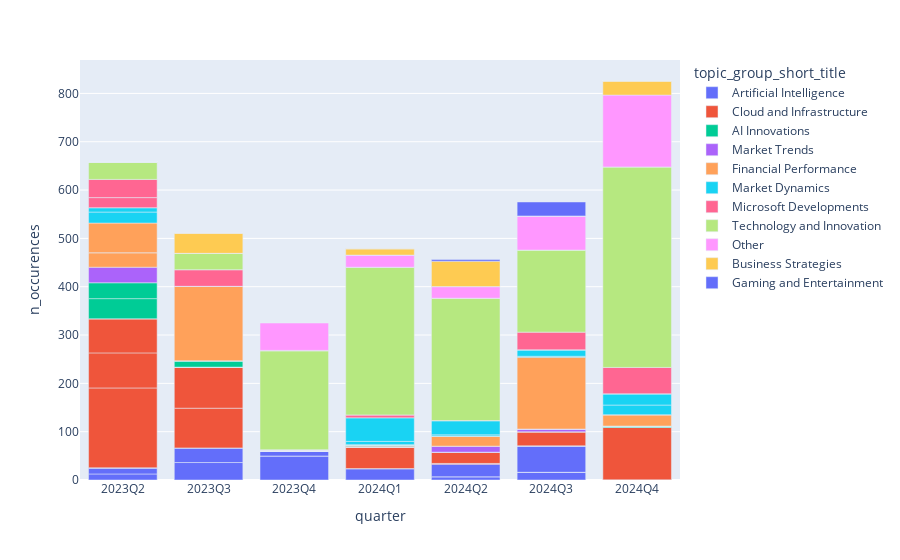

Notebook code for this chart:
### Markdown cell above
# Section 3: Corpus Level Analysis

Instead of analyzing a topic across quarters, what if we could analyze quarters across topics. Specifically, let's answer the question: What was noteworthy about each quarter. This will provide us a much richer visualization as a jumping off point for as many topic specific analyses we could want.

### Code cell
ticker = "GOOG"
quarters = pd.DataFrame(index.queryMeta(f"SELECT distinct(quarter) from doc_meta WHERE ticker='{ticker}'")).quarter
        

## This query compares one of google's quarters to all other quarters to pull out what made it distinct
## An alternative approach could be comparing the quarter only to those that came before it
## The api provides the ability to compare any 1 group to any other group and provides 
## The same high level structured overview
dfs = []
for q in quarters:
    tmp = pd.DataFrame(index.topicDiff(
        q1=f"ticker='{ticker}' AND quarter='{q}'", 
        q2=f"ticker='{ticker}' AND quarter!='{q}'",
        cutoff=1.0,
        limit=100
    )["topics"])
    tmp["quarter"] = q
    dfs.append(tmp)
topic_df = pd.concat(dfs).sort_values("quarter")
counts_df = pd.concat([ topicOverTime(t, ticker) for t in df.topic_id.unique() ])

df = pd.merge(counts_df, topic_df.drop_duplicates(subset="short_title").drop(columns="quarter"), on="topic_id")
px.bar(df, x="quarter", y="n_occurences", color="topic_group_short_title", hover_data=["short_title", "topic_id"])

### Figure 1 — Plotly figure (JSON) as saved in the notebook; plotly's stock layout.template omitted (floating-point values rounded to 4 significant figures)
{"data": [{"alignmentgroup": "True", "customdata": [["AI Interaction and Engagement", 32], ["AI Interaction and Engagement", 32], ["AI Interaction and Engagement", 32], ["AI Interaction and Engagement", 32], ["AI Interaction and Engagement", 32], ["AI Interaction and Engagement", 32], ["AI Interaction and Engagement", 32], ["Generative AI for Ads", 173], ["Generative AI for Ads", 173], ["Generative AI for Ads", 173], ["Generative AI for Ads", 173], ["Generative AI for Ads", 173], ["Generative AI for Ads", 173], ["Generative AI for Ads", 173], ["AI Programming Features", 111], ["AI Programming Features", 111], ["AI Programming Features", 111], ["AI Programming Features", 111], ["AI Programming Features", 111], ["AI Programming Features", 111], ["AI Programming Features", 111], ["AI Investment Strategy", 73], ["AI Investment Strategy", 73], ["AI Investment Strategy", 73], ["AI Investment Strategy", 73], ["AI Investment Strategy", 73], ["AI Investment Strategy", 73], ["AI Investment Strategy", 73]], "hovertemplate": "topic_group_short_title=Artificial Intelligence<br>quarter=%{x}<br>n_occurences=%{y}<br>short_title=%{customdata[0]}<br>topic_id=%{customdata[1]}<extra></extra>", "legendgroup": "Artificial Intelligence", "marker": {"color": "#636efa", "pattern": {"shape": ""}}, "name": "Artificial Intelligence", "offsetgroup": "Artificial Intelligence", "orientation": "v", "showlegend": true, "textposition": "auto", "type": "bar", "x": ["2023Q2", "2023Q3", "2023Q4", "2024Q1", "2024Q2", "2024Q3", "2024Q4", "2023Q2", "2023Q3", "2023Q4", "2024Q1", "2024Q2", "2024Q3", "2024Q4", "2023Q2", "2023Q3", "2023Q4", "2024Q1", "2024Q2", "2024Q3", "2024Q4", "2023Q2", "2023Q3", "2023Q4", "2024Q1", "2024Q2", "2024Q3", "2024Q4"], "xaxis": "x", "y": [0.02, 0.01333, 49.73, 0, 0.02, 15.97, 0.26, 12.48, 36.14, 0, 23.45, 6.693, 0, 0, 11.47, 29.8, 10.04, 0.03333, 0, 0, 0.006667, 1.34, 0.4133, 0, 0.05333, 26.02, 54.6, 0.006667], "yaxis": "y"}, {"alignmentgroup": "True", "customdata": [["Cloud Investment Strategy", 21], ["Cloud Investment Strategy", 21], ["Cloud Investment Strategy", 21], ["Cloud Investment Strategy", 21], ["Cloud Investment Strategy", 21], ["Cloud Investment Strategy", 21], ["Cloud Investment Strategy", 21], ["CapEx and Data Center Investments", 145], ["CapEx and Data Center Investments", 145], ["CapEx and Data Center Investments", 145], ["CapEx and Data Center Investments", 145], ["CapEx and Data Center Investments", 145], ["CapEx and Data Center Investments", 145], ["CapEx and Data Center Investments", 145], ["Public Cloud Profitability", 18], ["Public Cloud Profitability", 18], ["Public Cloud Profitability", 18], ["Public Cloud Profitability", 18], ["Public Cloud Profitability", 18], ["Public Cloud Profitability", 18], ["Public Cloud Profitability", 18], ["Microsoft Cloud Migration", 62], ["Microsoft Cloud Migration", 62], ["Microsoft Cloud Migration", 62], ["Microsoft Cloud Migration", 62], ["Microsoft Cloud Migration", 62], ["Microsoft Cloud Migration", 62], ["Microsoft Cloud Migration", 62]], "hovertemplate": "topic_group_short_title=Cloud and Infrastructure<br>quarter=%{x}<br>n_occurences=%{y}<br>short_title=%{customdata[0]}<br>topic_id=%{customdata[1]}<extra></extra>", "legendgroup": "Cloud and Infrastructure", "marker": {"color": "#EF553B", "pattern": {"shape": ""}}, "name": "Cloud and Infrastructure", "offsetgroup": "Cloud and Infrastructure", "orientation": "v", "showlegend": true, "textposition": "auto", "type": "bar", "x": ["2023Q2", "2023Q3", "2023Q4", "2024Q1", "2024Q2", "2024Q3", "2024Q4", "2023Q2", "2023Q3", "2023Q4", "2024Q1", "2024Q2", "2024Q3", "2024Q4", "2023Q2", "2023Q3", "2023Q4", "2024Q1", "2024Q2", "2024Q3", "2024Q4", "2023Q2", "2023Q3", "2023Q4", "2024Q1", "2024Q2", "2024Q3", "2024Q4"], "xaxis": "x", "y": [165.2, 82.24, 0.006667, 44.52, 1.307, 0.1, 0.01333, 72.51, 84.68, 0.03333, 0.006667, 0.006667, 0.006667, 108.4, 70.5, 0.006667, 0.02667, 0.006667, 0.2067, 0, 0.006667, 0.06, 0.07333, 0.4067, 1.593, 22.72, 28.97, 0.08667], "yaxis": "y"}, {"alignmentgroup": "True", "customdata": [["AI Cloud Services", 42], ["AI Cloud Services", 42], ["AI Cloud Services", 42], ["AI Cloud Services", 42], ["AI Cloud Services", 42], ["AI Cloud Services", 42], ["AI Cloud Services", 42], ["Advancements in AI Models", 26], ["Advancements in AI Models", 26], ["Advancements in AI Models", 26], ["Advancements in AI Models", 26], ["Advancements in AI Models", 26], ["Advancements in AI Models", 26], ["Advancements in AI Models", 26]], "hovertemplate": "topic_group_short_title=AI Innovations<br>quarter=%{x}<br>n_occurences=%{y}<br>short_title=%{customdata[0]}<br>topic_id=%{customdata[1]}<extra></extra>", "legendgroup": "AI Innovations", "marker": {"color": "#00cc96", "pattern": {"shape": ""}}, "name": "AI Innovations", "offsetgroup": "AI Innovations", "orientation": "v", "showlegend": true, "textposition": "auto", "type": "bar", "x": ["2023Q2", "2023Q3", "2023Q4", "2024Q1", "2024Q2", "2024Q3", "2024Q4", "2023Q2", "2023Q3", "2023Q4", "2024Q1", "2024Q2", "2024Q3", "2024Q4"], "xaxis": "x", "y": [41.71, 0.28, 0.03333, 2.093, 0.6333, 0.006667, 2.827, 32.83, 12.87, 0.006667, 1.073, 0.03333, 0.01333, 0.01333], "yaxis": "y"}, {"alignmentgroup": "True", "customdata": [["Regulatory Landscape Impact", 34], ["Regulatory Landscape Impact", 34], ["Regulatory Landscape Impact", 34], ["Regulatory Landscape Impact", 34], ["Regulatory Landscape Impact", 34], ["Regulatory Landscape Impact", 34], ["Regulatory Landscape Impact", 34]], "hovertemplate": "topic_group_short_title=Market Trends<br>quarter=%{x}<br>n_occurences=%{y}<br>short_title=%{customdata[0]}<br>topic_id=%{customdata[1]}<extra></extra>", "legendgroup": "Market Trends", "marker": {"color": "#ab63fa", "pattern": {"shape": ""}}, "name": "Market Trends", "offsetgroup": "Market Trends", "orientation": "v", "showlegend": true, "textposition": "auto", "type": "bar", "x": ["2023Q2", "2023Q3", "2023Q4", "2024Q1", "2024Q2", "2024Q3", "2024Q4"], "xaxis": "x", "y": [32.21, 0.1133, 1.153, 0.1867, 12.39, 5.773, 0.01333], "yaxis": "y"}, {"alignmentgroup": "True", "customdata": [["Gross Margin Dynamics", 167], ["Gross Margin Dynamics", 167], ["Gross Margin Dynamics", 167], ["Gross Margin Dynamics", 167], ["Gross Margin Dynamics", 167], ["Gross Margin Dynamics", 167], ["Gross Margin Dynamics", 167], ["Shareholder Returns", 47], ["Shareholder Returns", 47], ["Shareholder Returns", 47], ["Shareholder Returns", 47], ["Shareholder Returns", 47], ["Shareholder Returns", 47], ["Shareholder Returns", 47], ["Leadership Transition and Investment", 185], ["Leadership Transition and Investment", 185], ["Leadership Transition and Investment", 185], ["Leadership Transition and Investment", 185], ["Leadership Transition and Investment", 185], ["Leadership Transition and Investment", 185], ["Leadership Transition and Investment", 185]], "hovertemplate": "topic_group_short_title=Financial Performance<br>quarter=%{x}<br>n_occurences=%{y}<br>short_title=%{customdata[0]}<br>topic_id=%{customdata[1]}<extra></extra>", "legendgroup": "Financial Performance", "marker": {"color": "#FFA15A", "pattern": {"shape": ""}}, "name": "Financial Performance", "offsetgroup": "Financial Performance", "orientation": "v", "showlegend": true, "textposition": "auto", "type": "bar", "x": ["2023Q2", "2023Q3", "2023Q4", "2024Q1", "2024Q2", "2024Q3", "2024Q4", "2023Q2", "2023Q3", "2023Q4", "2024Q1", "2024Q2", "2024Q3", "2024Q4", "2023Q2", "2023Q3", "2023Q4", "2024Q1", "2024Q2", "2024Q3", "2024Q4"], "xaxis": "x", "y": [30.05, 0.03333, 0, 0.01333, 0.04, 0, 0.01333, 0, 0.02, 0, 0, 20.5, 0.006667, 22.89, 61.31, 153.9, 1.013, 0, 0.01333, 148.7, 0.5467], "yaxis": "y"}, {"alignmentgroup": "True", "customdata": [["Consumer Trends in China", 98], ["Consumer Trends in China", 98], ["Consumer Trends in China", 98], ["Consumer Trends in China", 98], ["Consumer Trends in China", 98], ["Consumer Trends in China", 98], ["Consumer Trends in China", 98], ["Market Dynamics and Opportunities", 72], ["Market Dynamics and Opportunities", 72], ["Market Dynamics and Opportunities", 72], ["Market Dynamics and Opportunities", 72], ["Market Dynamics and Opportunities", 72], ["Market Dynamics and Opportunities", 72], ["Market Dynamics and Opportunities", 72], ["CapEx Investment Trends", 150], ["CapEx Investment Trends", 150], ["CapEx Investment Trends", 150], ["CapEx Investment Trends", 150], ["CapEx Investment Trends", 150], ["CapEx Investment Trends", 150], ["CapEx Investment Trends", 150]], "hovertemplate": "topic_group_short_title=Market Dynamics<br>quarter=%{x}<br>n_occurences=%{y}<br>short_title=%{customdata[0]}<br>topic_id=%{customdata[1]}<extra></extra>", "legendgroup": "Market Dynamics", "marker": {"color": "#19d3f3", "pattern": {"shape": ""}}, "name": "Market Dynamics", "offsetgroup": "Market Dynamics", "orientation": "v", "showlegend": true, "textposition": "auto", "type": "bar", "x": ["2023Q2", "2023Q3", "2023Q4", "2024Q1", "2024Q2", "2024Q3", "2024Q4", "2023Q2", "2023Q3", "2023Q4", "2024Q1", "2024Q2", "2024Q3", "2024Q4", "2023Q2", "2023Q3", "2023Q4", "2024Q1", "2024Q2", "2024Q3", "2024Q4"], "xaxis": "x", "y": [22.78, 0.22, 0.09333, 0.08667, 0.1267, 1.94, 19.99, 9.08, 0.006667, 0.006667, 6.82, 2.707, 13.2, 23.33, 0, 0, 0, 48.67, 29.39, 0.03333, 0.006667], "yaxis": "y"}, {"alignmentgroup": "True", "customdata": [["Microsoft 365 Renewals", 119], ["Microsoft 365 Renewals", 119], ["Microsoft 365 Renewals", 119], ["Microsoft 365 Renewals", 119], ["Microsoft 365 Renewals", 119], ["Microsoft 365 Renewals", 119], ["Microsoft 365 Renewals", 119], ["Microsoft Business Solutions", 0], ["Microsoft Business Solutions", 0], ["Microsoft Business Solutions", 0], ["Microsoft Business Solutions", 0], ["Microsoft Business Solutions", 0], ["Microsoft Business Solutions", 0], ["Microsoft Business Solutions", 0]], "hovertemplate": "topic_group_short_title=Microsoft Developments<br>quarter=%{x}<br>n_occurences=%{y}<br>short_title=%{customdata[0]}<br>topic_id=%{customdata[1]}<extra></extra>", "legendgroup": "Microsoft Developments", "marker": {"color": "#FF6692", "pattern": {"shape": ""}}, "name": "Microsoft Developments", "offsetgroup": "Microsoft Developments", "orientation": "v", "showlegend": true, "textposition": "auto", "type": "bar", "x": ["2023Q2", "2023Q3", "2023Q4", "2024Q1", "2024Q2", "2024Q3", "2024Q4", "2023Q2", "2023Q3", "2023Q4", "2024Q1", "2024Q2", "2024Q3", "2024Q4"], "xaxis": "x", "y": [20.81, 0.006667, 0.18, 6.107, 0.04667, 0.2667, 0.006667, 37.63, 34.47, 0, 0.03333, 0.12, 36.43, 54.49], "yaxis": "y"}, {"alignmentgroup": "True", "customdata": [["AI in Consumer Devices", 87], ["AI in Consumer Devices", 87], ["AI in Consumer Devices", 87], ["AI in Consumer Devices", 87], ["AI in Consumer Devices", 87], ["AI in Consumer Devices", 87], ["AI in Consumer Devices", 87], ["Open Source Innovations", 25], ["Open Source Innovations", 25], ["Open Source Innovations", 25], ["Open Source Innovations", 25], ["Open Source Innovations", 25], ["Open Source Innovations", 25], ["Open Source Innovations", 25]], "hovertemplate": "topic_group_short_title=Technology and Innovation<br>quarter=%{x}<br>n_occurences=%{y}<br>short_title=%{customdata[0]}<br>topic_id=%{customdata[1]}<extra></extra>", "legendgroup": "Technology and Innovation", "marker": {"color": "#B6E880", "pattern": {"shape": ""}}, "name": "Technology and Innovation", "offsetgroup": "Technology and Innovation", "orientation": "v", "showlegend": true, "textposition": "auto", "type": "bar", "x": ["2023Q2", "2023Q3", "2023Q4", "2024Q1", "2024Q2", "2024Q3", "2024Q4", "2023Q2", "2023Q3", "2023Q4", "2024Q1", "2024Q2", "2024Q3", "2024Q4"], "xaxis": "x", "y": [35.93, 0.006667, 204.4, 305.5, 253.2, 169.8, 414.9, 0.1267, 33.79, 1.027, 0.1267, 0.03333, 0.006667, 0.02667], "yaxis": "y"}, {"alignmentgroup": "True", "customdata": [["Autonomous Ride-Hailing Expansion", 69], ["Autonomous Ride-Hailing Expansion", 69], ["Autonomous Ride-Hailing Expansion", 69], ["Autonomous Ride-Hailing Expansion", 69], ["Autonomous Ride-Hailing Expansion", 69], ["Autonomous Ride-Hailing Expansion", 69], ["Autonomous Ride-Hailing Expansion", 69]], "hovertemplate": "topic_group_short_title=Other<br>quarter=%{x}<br>n_occurences=%{y}<br>short_title=%{customdata[0]}<br>topic_id=%{customdata[1]}<extra></extra>", "legendgroup": "Other", "marker": {"color": "#FF97FF", "pattern": {"shape": ""}}, "name": "Other", "offsetgroup": "Other", "orientation": "v", "showlegend": true, "textposition": "auto", "type": "bar", "x": ["2023Q2", "2023Q3", "2023Q4", "2024Q1", "2024Q2", "2024Q3", "2024Q4"], "xaxis": "x", "y": [0.09333, 0.02, 57.23, 24.97, 24.0, 70.52, 148.7], "yaxis": "y"}, {"alignmentgroup": "True", "customdata": [["Entertainment and Commitment", 41], ["Entertainment and Commitment", 41], ["Entertainment and Commitment", 41], ["Entertainment and Commitment", 41], ["Entertainment and Commitment", 41], ["Entertainment and Commitment", 41], ["Entertainment and Commitment", 41], ["Operational Efficiency Strategies", 132], ["Operational Efficiency Strategies", 132], ["Operational Efficiency Strategies", 132], ["Operational Efficiency Strategies", 132], ["Operational Efficiency Strategies", 132], ["Operational Efficiency Strategies", 132], ["Operational Efficiency Strategies", 132]], "hovertemplate": "topic_group_short_title=Business Strategies<br>quarter=%{x}<br>n_occurences=%{y}<br>short_title=%{customdata[0]}<br>topic_id=%{customdata[1]}<extra></extra>", "legendgroup": "Business Strategies", "marker": {"color": "#FECB52", "pattern": {"shape": ""}}, "name": "Business Strategies", "offsetgroup": "Business Strategies", "orientation": "v", "showlegend": true, "textposition": "auto", "type": "bar", "x": ["2023Q2", "2023Q3", "2023Q4", "2024Q1", "2024Q2", "2024Q3", "2024Q4", "2023Q2", "2023Q3", "2023Q4", "2024Q1", "2024Q2", "2024Q3", "2024Q4"], "xaxis": "x", "y": [0.02, 0.01333, 0.4933, 0.1067, 0.01333, 0.06667, 29.08, 0, 41.4, 0, 12.87, 52.63, 0, 0], "yaxis": "y"}, {"alignmentgroup": "True", "customdata": [["Advantage+ Ad Solutions", 86], ["Advantage+ Ad Solutions", 86], ["Advantage+ Ad Solutions", 86], ["Advantage+ Ad Solutions", 86], ["Advantage+ Ad Solutions", 86], ["Advantage+ Ad Solutions", 86], ["Advantage+ Ad Solutions", 86]], "hovertemplate": "topic_group_short_title=Gaming and Entertainment<br>quarter=%{x}<br>n_occurences=%{y}<br>short_title=%{customdata[0]}<br>topic_id=%{customdata[1]}<extra></extra>", "legendgroup": "Gaming and Entertainment", "marker": {"color": "#636efa", "pattern": {"shape": ""}}, "name": "Gaming and Entertainment", "offsetgroup": "Gaming and Entertainment", "orientation": "v", "showlegend": true, "textposition": "auto", "type": "bar", "x": ["2023Q2", "2023Q3", "2023Q4", "2024Q1", "2024Q2", "2024Q3", "2024Q4"], "xaxis": "x", "y": [0.1133, 0.06667, 0.01333, 0.08, 3.413, 28.99, 0.03333], "yaxis": "y"}], "layout": {"autosize": true, "barmode": "relative", "legend": {"title": {"text": "topic_group_short_title"}, "tracegroupgap": 0}, "margin": {"t": 60}, "xaxis": {"anchor": "y", "autorange": true, "domain": [0, 1], "range": [-0.5, 6.5], "title": {"text": "quarter"}, "type": "category"}, "yaxis": {"anchor": "x", "autorange": true, "domain": [0, 1], "range": [0, 869.2], "title": {"text": "n_occurences"}, "type": "linear"}}}
